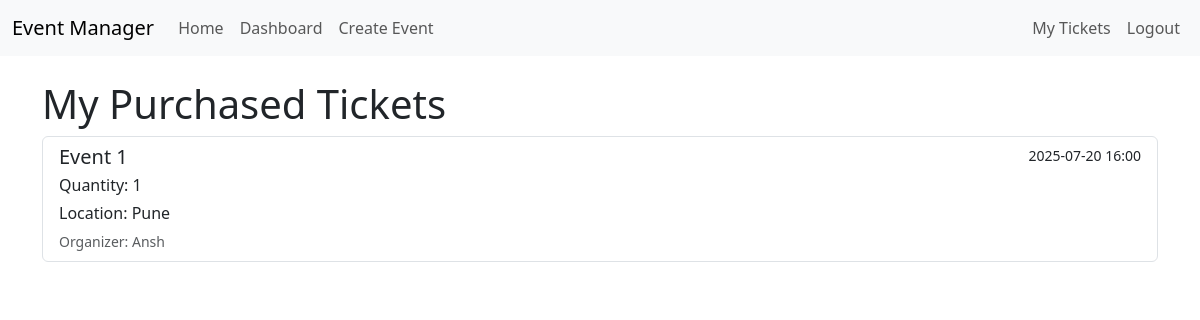
Page /my_tickets (signed in) on the committed database.
### app/models.py (models this page shows, shortened)
class Ticket(db.Model):
    id = db.Column(db.Integer, primary_key=True)
    purchase_date = db.Column(db.DateTime, nullable=False, default = datetime.utcnow())
    event_id = db.Column(db.Integer, db.ForeignKey('event.id'), nullable=False)
    user_id = db.Column(db.Integer, db.ForeignKey('user.id'), nullable=False)
    quantity = db.Column(db.Integer, nullable=False, default=1)

class Event(db.Model):
    id = db.Column(db.Integer, primary_key=True)
    title = db.Column(db.String(100), nullable=False)
    description = db.Column(db.Text, nullable=False)
    start_time = db.Column(db.DateTime, nullable=False, default = datetime.utcnow())
    end_time = db.Column(db.DateTime, nullable=False, default = datetime.utcnow())
    location = db.Column(db.String(100), nullable=False)
    capacity = db.Column(db.Integer, nullable=False)
    ticket_price = db.Column(db.Float, nullable=False)
    organizer_id = db.Column(db.Integer, db.ForeignKey('user.id'), nullable=False)
    status = db.Column(db.String(10), nullable=False, default='upcoming') # 'upcoming', 'active', 'completed', 'canceled'
    tickets = db.relationship('Ticket', backref='event', lazy=True)

class User(db.Model, UserMixin):
    id = db.Column(db.Integer, primary_key=True)
    username = db.Column(db.String(20), unique=True, nullable=False)
    email = db.Column(db.String(120), unique=True, nullable=False)
    password_hash = db.Column(db.String(128), nullable=False)
    role = db.Column(db.String(10), nullable=False, default='attendee') # 'attendee', 'organizer', 'admin'
    event_organized = db.relationship('Event', backref='organizer', lazy=True)
    tickets = db.relationship('Ticket', backref='buyer', lazy=True)

### app/ticket/routes.py (the view)
@ticket_bp.route('/my_tickets')
@login_required
def my_tickets():
    user_tickets = Ticket.query.filter_by(user_id = current_user.id).order_by(Ticket.purchase_date.desc()).all()
    return render_template('ticket/my_tickets.html', title='My Tickets', tickets=user_tickets)

### app/models.py (called while the page is built)
@login_manager.user_loader
def load_user(user_id):
    return User.query.get(int(user_id))

### app/templates/ticket/my_tickets.html
{% extends "base.html" %}
{% block content %}
    <h1>My Purchased Tickets</h1>
    {% if tickets %}
        <div class="list-group">
            {% for ticket in tickets %}
                <a href="{{ url_for('event.event_details', event_id=ticket.event.id) }}" class="list-group-item list-group-item-action flex-column align-items-start">
                    <div class="d-flex w-100 justify-content-between">
                        <h5 class="mb-1">{{ ticket.event.title }}</h5>
                        <small>{{ ticket.purchase_date.strftime('%Y-%m-%d %H:%M') }}</small>
                    </div>
                    <p class="mb-1">Quantity: {{ ticket.quantity }}</p>
                    <p class="mb-1">Location: {{ ticket.event.location }}</p>
                    <small class="text-muted">Organizer: {{ ticket.event.organizer.username }}</small>
                </a>
            {% endfor %}
        </div>
    {% else %}
        <div class="alert alert-info">
            You haven't purchased any tickets yet. <a href="{{ url_for('main.home') }}">Browse events!</a>
        </div>
    {% endif %}
{% endblock %}

### rows in the picture
Ticket: event "Event 1", purchase_date "2025-07-20 16:00", quantity "1", event.location "Pune", event.organizer.username "Ansh"
